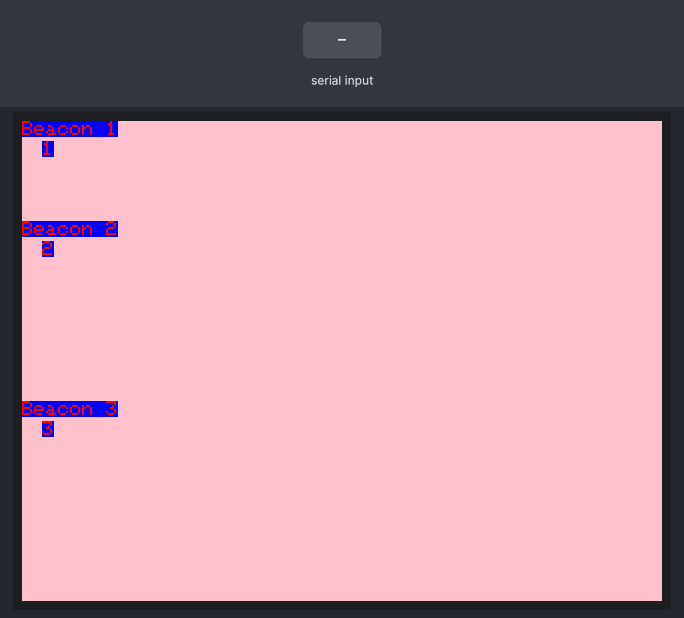
A program run on a simulated ESP32. On the bench: 320×240 colour display. The test bench sets the inputs (shaded band). Nothing arrives over Bluetooth unless stated; what the program prints to the serial monitor is not drawn.

Above: at 1.3 s.
1.4 s: "1" received over the second serial link
Timing chart, 0 to 4.4 s (numbered marks = the images above; inputs shaded):
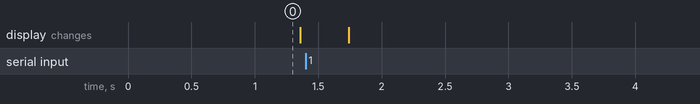

The program:

main.cpp
```cpp
#include "BluetoothSerial.h"
#include <TFT_eSPI.h> // Graphics and font library for ILI9341 driver chip
#include <SPI.h>


#if !defined(CONFIG_BT_ENABLED) || !defined(CONFIG_BLUEDROID_ENABLED)
#error Bluetooth is not enabled! Please run `make menuconfig` to and enable it
#endif


BluetoothSerial SerialBT;

TFT_eSPI tft = TFT_eSPI();  // Invoke library, pins defined in User_Setup.h

unsigned long drawTime = 0;

int distance1 = 1;
int distance2 = 2;
int distance3 = 3;

void setup(void) {
  tft.init();
  tft.setRotation(1);
  Serial.begin(115200);
  SerialBT.begin("ESP32test"); //Bluetooth device name
  Serial.println("The device started, now you can pair it with bluetooth!");
}
int i = 0;
void loop() {
tft.fillScreen(TFT_PINK);


  tft.setTextColor(TFT_RED, TFT_BLUE);
  tft.drawString("Beacon 1",0,0);
  tft.drawNumber(distance1,10,10);
  tft.drawString("Beacon 2",0,50);
  tft.drawNumber(distance2,10,60);
  tft.drawString("Beacon 3", 0,140);
  tft.drawNumber(distance3,10,150);


  if (Serial.available()) {
    SerialBT.write(Serial.read());
  }
  if (SerialBT.available()) {
    Serial.write(SerialBT.read());
  }
  delay(20);
}
```
